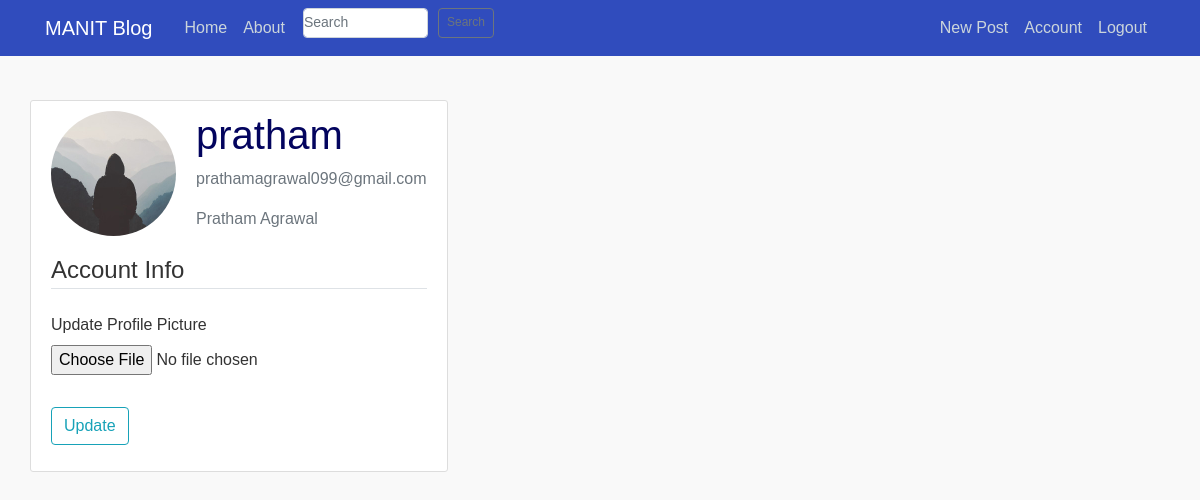
Page /account (signed in) on the committed database.
### flaskblog/models.py (models this page shows, shortened)
class User(db.Model, UserMixin):
    id = db.Column(db.Integer, primary_key=True)
    username = db.Column(db.String(20), unique=True, nullable=False)
    name = db.Column(db.String(100), nullable=False)
    email = db.Column(db.String(120), unique=True, nullable=False)
    image_file = db.Column(db.String(20), nullable=False, default='default.jpg')
    password = db.Column(db.String(40), nullable=False)
    posts = db.relationship('Post', backref='author', lazy=True)

### flaskblog/routes.py (the view)
@app.route("/account", methods=['GET', 'POST'])
@login_required
def account():
    form = UpdateAccountForm()
    if form.validate_on_submit():
        if form.picture.data:
            picture_file = save_picture(form.picture.data)
            current_user.image_file = picture_file
        current_user.username = form.username.data
        current_user.email = form.email.data
        db.session.commit()
        flash('Your account has been updated!', 'success')
        return redirect(url_for('account'))
    elif request.method == 'GET':
        form.username.data = current_user.username
        form.email.data = current_user.email
    image_file = url_for('static', filename='profile_pics/' + current_user.image_file)
    return render_template('account.html', title='Account',
                           image_file=image_file, form=form)

### flaskblog/forms.py (shortened to what this page needs)
class UpdateAccountForm(FlaskForm):
        username = StringField('Username',
                               validators=[DataRequired(), Length(min=2, max=20)])
        email = StringField('Email',
                            validators=[DataRequired(), Email()])
        picture = FileField('Update Profile Picture', validators=[FileAllowed(['jpg', 'png'])])
        submit = SubmitField('Update')

class SearchForm(FlaskForm):
    searched = StringField('Searched', validators=[DataRequired()])
    submit = SubmitField('Submit')

### flaskblog/models.py (called while the page is built)
@login_manager.user_loader
def load_user(user_id):
    return User.query.get(int(user_id))

### flaskblog/routes.py (called while the page is built)
@app.context_processor
def base():
    form= SearchForm()
    return dict(form=form)

### flaskblog/templates/account.html (shortened to what this page needs)
{% extends "layout.html" %}
{% block content %}
    <div class="content-section">
      <div class="media">
        <img class="rounded-circle account-img" src="{{ image_file }}">
        <div class="media-body">
          <h2 class="account-heading">{{ current_user.username }}</h2>
          <p class="text-secondary">{{ current_user.email }}</p>
            <p class="text-secondary">{{ current_user.name }}</p>
        </div>
      </div>
         <form method="POST" action="" enctype="multipart/form-data">
            <fieldset class="form-group">
                <legend class="border-bottom mb-4">Account Info</legend>
                <div class="form-group">
                    {{ form.picture.label() }}
                    {{ form.picture(class="form-control-file") }}
                </div>
            </fieldset>
            <div class="form-group">
                {{ form.submit(class="btn btn-outline-info") }}
            </div>
        </form>
    </div>
{% endblock content %}

### flaskblog/static/main.css (style rules this page uses)
body { color: #333333; margin-top: 5rem; }
h1, h2, h3, h4, h5, h6 { color: #03045e; }
.content-section { background: #ffffff; padding: 10px 20px; border: 1px solid #dddddd; border-radius: 3px; margin-bottom: 20px; }
.account-img { height: 125px; width: 125px; margin-right: 20px; margin-bottom: 16px; }
.account-heading { font-size: 2.5rem; }
body { font-family: Arial, sans-serif; display: flex; justify-content: center; padding: 20px; background-color: #f9f9f9; }

### rows in the picture
User: username "pratham", email "prathamagrawal099@gmail.com", name "Pratham Agrawal"
